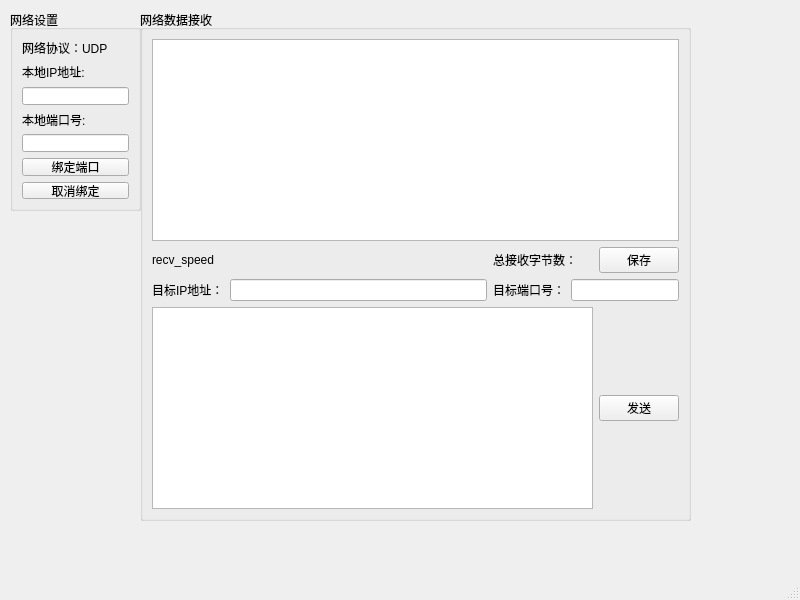
<?xml version="1.0" encoding="UTF-8"?>
<ui version="4.0">
 <class>MainWindow</class>
 <widget class="QMainWindow" name="MainWindow">
  <property name="geometry">
   <rect>
    <x>0</x>
    <y>0</y>
    <width>800</width>
    <height>600</height>
   </rect>
  </property>
  <property name="windowTitle">
   <string>MainWindow</string>
  </property>
  <widget class="QWidget" name="centralwidget">
   <widget class="QGroupBox" name="groupBox">
    <property name="geometry">
     <rect>
      <x>10</x>
      <y>10</y>
      <width>131</width>
      <height>201</height>
     </rect>
    </property>
    <property name="title">
     <string>网络设置</string>
    </property>
    <layout class="QGridLayout" name="gridLayout">
     <item row="0" column="0">
      <widget class="QLabel" name="label">
       <property name="text">
        <string>网络协议：UDP</string>
       </property>
      </widget>
     </item>
     <item row="5" column="0">
      <widget class="QPushButton" name="BindBtn">
       <property name="text">
        <string>绑定端口</string>
       </property>
      </widget>
     </item>
     <item row="1" column="0">
      <widget class="QLabel" name="label_2">
       <property name="text">
        <string>本地IP地址:</string>
       </property>
      </widget>
     </item>
     <item row="3" column="0">
      <widget class="QLabel" name="label_3">
       <property name="text">
        <string>本地端口号:</string>
       </property>
      </widget>
     </item>
     <item row="4" column="0">
      <widget class="QLineEdit" name="PortlineEdit"/>
     </item>
     <item row="2" column="0">
      <widget class="QLineEdit" name="IPlineEdit">
       <property name="readOnly">
        <bool>true</bool>
       </property>
      </widget>
     </item>
     <item row="6" column="0">
      <widget class="QPushButton" name="cancel_bind_Btn">
       <property name="text">
        <string>取消绑定</string>
       </property>
      </widget>
     </item>
    </layout>
   </widget>
   <widget class="QGroupBox" name="groupBox_2">
    <property name="geometry">
     <rect>
      <x>140</x>
      <y>10</y>
      <width>551</width>
      <height>511</height>
     </rect>
    </property>
    <property name="title">
     <string>网络数据接收</string>
    </property>
    <layout class="QGridLayout" name="gridLayout_2">
     <item row="0" column="0" colspan="5">
      <widget class="QPlainTextEdit" name="ReceiveplainTextEdit">
       <property name="readOnly">
        <bool>false</bool>
       </property>
      </widget>
     </item>
     <item row="1" column="0">
      <widget class="QLabel" name="recv_speed">
       <property name="text">
        <string>recv_speed</string>
       </property>
      </widget>
     </item>
     <item row="1" column="2" colspan="2">
      <widget class="QLabel" name="totalByte">
       <property name="text">
        <string>总接收字节数：</string>
       </property>
      </widget>
     </item>
     <item row="1" column="4">
      <widget class="QPushButton" name="saveBtn">
       <property name="text">
        <string>保存</string>
       </property>
      </widget>
     </item>
     <item row="2" column="0">
      <widget class="QLabel" name="label_4">
       <property name="text">
        <string>目标IP地址：</string>
       </property>
      </widget>
     </item>
     <item row="2" column="1">
      <widget class="QLineEdit" name="UdpIPlineEdit"/>
     </item>
     <item row="2" column="2">
      <widget class="QLabel" name="label_5">
       <property name="text">
        <string>目标端口号：</string>
       </property>
      </widget>
     </item>
     <item row="2" column="3" colspan="2">
      <widget class="QLineEdit" name="UdpPORTlineEdit"/>
     </item>
     <item row="3" column="0" colspan="4">
      <widget class="QTextEdit" name="SendtextEdit"/>
     </item>
     <item row="3" column="4">
      <widget class="QPushButton" name="SendBtn">
       <property name="text">
        <string>发送</string>
       </property>
      </widget>
     </item>
    </layout>
   </widget>
   <widget class="QWidget" name="ACCwidget" native="true">
    <property name="geometry">
     <rect>
      <x>30</x>
      <y>220</y>
      <width>400</width>
      <height>320</height>
     </rect>
    </property>
   </widget>
  </widget>
  <widget class="QMenuBar" name="menubar">
   <property name="geometry">
    <rect>
     <x>0</x>
     <y>0</y>
     <width>800</width>
     <height>21</height>
    </rect>
   </property>
  </widget>
  <widget class="QStatusBar" name="statusbar"/>
 </widget>
 <resources/>
 <connections/>
</ui>
